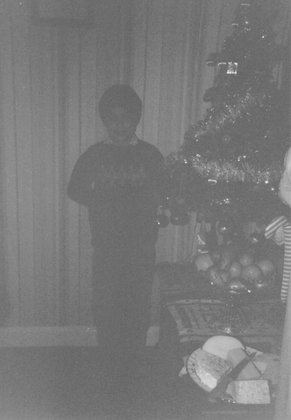
%> input picture LAB3/christmas.png, 291 x 420 px, shrunk from 355 x 512 before the run
$ octave --eval "lab3;"   (GNU Octave 9; MATLAB toolbox functions it lacks are replaced by stand-ins)
%> lines starting %> are read from the running program, lines starting %| are printed output that depends on the picture
% this is for lab theree matlam worl
%function lab3 is the main function from which all others are called

function []=lab3()
% test fro problem 3
% ---------------------------
%     images()
%test for problem 4
% % ------------------------------------
inputImage = imread('christmas.png');
%> inputImage is the input picture: size 420x291x3 uint8; min 97, max 241, mean 120.6
histogram_stretching(inputImage)


%problem 3b
%==================================================================
%function for computing histogram stretching based on an equestion
%each pixel value is modified based on the equation
function []= histogram_stretching(inputImage)
        inputImage=rgb2gray(inputImage);
%> inputImage: size 420x291 uint8
        gmin=min(min(inputImage));
%> gmin = 97
        gmax=max(max(inputImage));
%> gmax = 241
        [M,N]= size(inputImage);
%> M = 420; N = 291
        outputImage=zeros(M:N);
        for m = 1:M
            for n = 1:N
              gold=inputImage(m,n);
              aa=double(gold-gmin);
              bb=double(gmax-gmin);
              gnew=floor((aa/bb)*256+0.5);
              outputImage(m,n)=uint8(gnew);
            end
        end
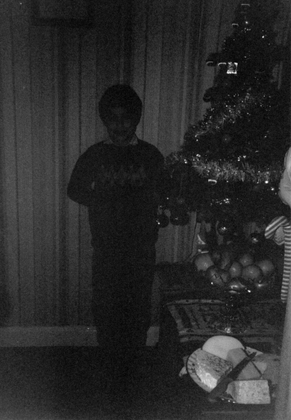
%> outputImage: size 420x291 double; min 0, max 255, mean 41.9
% [6 lines of commented-out code are left out]


        subplot(1,2,1)
        imshow(inputImage);
        title('input image')
        subplot(1,2,2)
        imshow(uint8(outputImage));
        title('output image')


%problem 4
% ==============================
% 4 a) and b
% finding histograms for images .
function [] = images()
   histograms(imread('pout.tif'),1)
   histograms(imread('tire.tif'),5)
   histograms(rgb2gray(imread('restaurantSpain.jpg')),9)
   histograms(rgb2gray(imread('waterfall2.jpg')),13)


%    imshow(im3grey)
function [] = histograms(imageInput, figureNo)
        subplot(4,4,figureNo)
        imshow(imageInput)
        title('input image')
        subplot(4,4,figureNo+1)
        imhist(imageInput,256)
        title('input image hist')
        subplot(4,4,figureNo+2)
        imeq = histeq(imageInput);
        imshow(imeq)
        title('equalized image')
        subplot(4,4,figureNo+3)
        imhist(imeq,256)
        title('equalized image hist')
